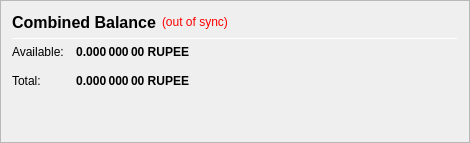
                   <widget class="QFrame" name="frame_CombinedBalances">
                    <property name="minimumSize">
                     <size>
                      <width>470</width>
                      <height>0</height>
                     </size>
                    </property>
                    <property name="frameShape">
                     <enum>QFrame::StyledPanel</enum>
                    </property>
                    <property name="frameShadow">
                     <enum>QFrame::Raised</enum>
                    </property>
                    <layout class="QVBoxLayout" name="verticalLayout_5">
                     <item>
                      <layout class="QHBoxLayout" name="horizontalLayout_5" stretch="0,0,0">
                       <item>
                        <widget class="QLabel" name="label_5z">
                         <property name="minimumSize">
                          <size>
                           <width>0</width>
                           <height>20</height>
                          </size>
                         </property>
                         <property name="font">
                          <font>
                           <pointsize>12</pointsize>
                           <weight>75</weight>
                           <bold>true</bold>
                          </font>
                         </property>
                         <property name="toolTip">
                          <string>Combined Balance (including unconfirmed and immature coins)</string>
                         </property>
                         <property name="text">
                          <string>Combined Balance</string>
                         </property>
                        </widget>
                       </item>
                       <item>
                        <widget class="QLabel" name="labelWalletStatus">
                         <property name="cursor">
                          <cursorShape>WhatsThisCursor</cursorShape>
                         </property>
                         <property name="toolTip">
                          <string>The displayed information may be out of date. Your wallet automatically synchronizes with the RUPEE network after a connection is established, but this process has not completed yet.</string>
                         </property>
                         <property name="styleSheet">
                          <string notr="true">QLabel { color: red; }</string>
                         </property>
                         <property name="text">
                          <string notr="true">(out of sync)</string>
                         </property>
                         <property name="alignment">
                          <set>Qt::AlignLeading|Qt::AlignLeft|Qt::AlignVCenter</set>
                         </property>
                        </widget>
                       </item>
                       <item>
                        <spacer name="horizontalSpacer_1">
                         <property name="orientation">
                          <enum>Qt::Horizontal</enum>
                         </property>
                         <property name="sizeHint" stdset="0">
                          <size>
                           <width>40</width>
                           <height>20</height>
                          </size>
                         </property>
                        </spacer>
                       </item>
                      </layout>
                     </item>
                     <item>
                      <widget class="Line" name="line_CombinedBalance">
                       <property name="minimumSize">
                        <size>
                         <width>0</width>
                         <height>1</height>
                        </size>
                       </property>
                       <property name="maximumSize">
                        <size>
                         <width>16777215</width>
                         <height>1</height>
                        </size>
                       </property>
                       <property name="orientation">
                        <enum>Qt::Horizontal</enum>
                       </property>
                      </widget>
                     </item>
                     <item>
                      <layout class="QGridLayout" name="gridLayout_3">
                       <property name="spacing">
                        <number>12</number>
                       </property>
                       <item row="1" column="0">
                        <widget class="QLabel" name="labelBalanceTextz">
                         <property name="text">
                          <string>Available:</string>
                         </property>
                        </widget>
                       </item>
                       <item row="1" column="1">
                        <widget class="QLabel" name="labelBalancez">
                         <property name="font">
                          <font>
                           <weight>75</weight>
                           <bold>true</bold>
                          </font>
                         </property>
                         <property name="cursor">
                          <cursorShape>IBeamCursor</cursorShape>
                         </property>
                         <property name="toolTip">
                          <string>Your current spendable balance</string>
                         </property>
                         <property name="text">
                          <string notr="true">0.000 000 00 RUPEE</string>
                         </property>
                         <property name="alignment">
                          <set>Qt::AlignRight|Qt::AlignTrailing|Qt::AlignVCenter</set>
                         </property>
                         <property name="textInteractionFlags">
                          <set>Qt::LinksAccessibleByMouse|Qt::TextSelectableByKeyboard|Qt::TextSelectableByMouse</set>
                         </property>
                        </widget>
                       </item>
                       <item row="2" column="0">
                        <widget class="QLabel" name="labelTotalTextz">
                         <property name="text">
                          <string>Total:</string>
                         </property>
                        </widget>
                       </item>
                       <item row="2" column="1">
                        <widget class="QLabel" name="labelTotalz">
                         <property name="font">
                          <font>
                           <weight>75</weight>
                           <bold>true</bold>
                          </font>
                         </property>
                         <property name="cursor">
                          <cursorShape>IBeamCursor</cursorShape>
                         </property>
                         <property name="toolTip">
                          <string>Total Balance, including all unavailable coins.</string>
                         </property>
                         <property name="text">
                          <string notr="true">0.000 000 00 RUPEE</string>
                         </property>
                         <property name="alignment">
                          <set>Qt::AlignRight|Qt::AlignTrailing|Qt::AlignVCenter</set>
                         </property>
                         <property name="textInteractionFlags">
                          <set>Qt::LinksAccessibleByMouse|Qt::TextSelectableByKeyboard|Qt::TextSelectableByMouse</set>
                         </property>
                        </widget>
                       </item>
                       <item row="2" column="3">
                        <spacer name="horizontalSpacer_2">
                         <property name="orientation">
                          <enum>Qt::Horizontal</enum>
                         </property>
                         <property name="sizeHint" stdset="0">
                          <size>
                           <width>40</width>
                           <height>20</height>
                          </size>
                         </property>
                        </spacer>
                       </item>
                      </layout>
                     </item>
                     <item>
                      <spacer name="verticalSpacer_1">
                       <property name="orientation">
                        <enum>Qt::Vertical</enum>
                       </property>
                       <property name="sizeHint" stdset="0">
                        <size>
                         <width>20</width>
                         <height>40</height>
                        </size>
                       </property>
                      </spacer>
                     </item>
                    </layout>
                   </widget>
